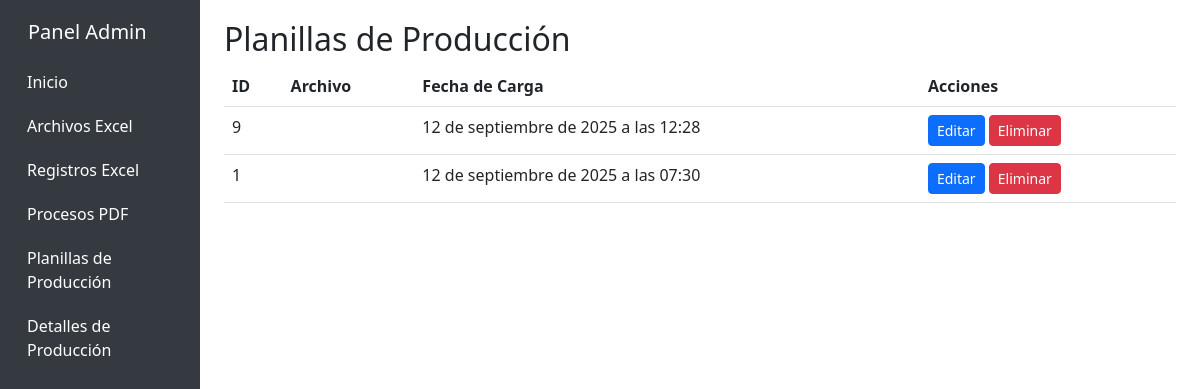
Page /secretadmin/production/ on the committed database.
### production_sheets/models.py (models this page shows, shortened)
class ProductionSheet(models.Model):
    ORIGIN_CHOICES = [
        ('BANDA_1_2', 'Banda 1 y 2'),
        ('BANDA_4', 'Banda 4'),
    ]
    excel_file = models.FileField(
        upload_to='production_sheets/',
        validators=[FileExtensionValidator(allowed_extensions=['xlsx'])]
    )
    origin = models.CharField(max_length=10, choices=ORIGIN_CHOICES)
    manifest_number = models.CharField(max_length=100)
    packing_date = models.DateField()
    upload_date = models.DateTimeField(auto_now_add=True)
    processed = models.BooleanField(default=False)
    class Meta:
        constraints = []

### backend/admin_views.py (the view)
# urls.py: path('production/', admin_views.ProductionSheetListView.as_view(), name='production_sheet_list'),
class ProductionSheetListView(AdminViewMixin, ListView):
    model = ProductionSheet
    template_name = 'admin/production_sheet_list.html'
    context_object_name = 'sheets'
    ordering = ['-upload_date']
    paginate_by = 100

### backend/admin_views.py (called while the page is built)
    def test_func(self):
        return True

### backend/templates/admin/production_sheet_list.html (shortened to what this page needs)
{% extends "admin/base.html" %}
{% block content %}
<h2>Planillas de Producción</h2>
<table class="table">
    <thead>
        <tr>
            <th>ID</th>
            <th>Archivo</th>
            <th>Fecha de Carga</th>
            <th>Acciones</th>
        </tr>
    </thead>
    <tbody>
        {% for sheet in sheets %}
        <tr>
            <td>{{ sheet.id }}</td>
            <td>{{ sheet.file.name }}</td>
            <td>{{ sheet.upload_date }}</td>
            <td>
                <a href="{% url 'custom_admin:production_sheet_edit' sheet.pk %}" class="btn btn-sm btn-primary">Editar</a>
                <a href="{% url 'custom_admin:production_sheet_delete' sheet.pk %}" class="btn btn-sm btn-danger">Eliminar</a>
            </td>
        </tr>
        {% empty %}
        <tr>
            <td colspan="4">No hay planillas de producción disponibles.</td>
        </tr>
        {% endfor %}
    </tbody>
</table>
{% endblock %}

### rows in the picture
ProductionSheet: id "9", upload_date "12 de septiembre de 2025 a las 12:28"
ProductionSheet: id "1", upload_date "12 de septiembre de 2025 a las 07:30"
